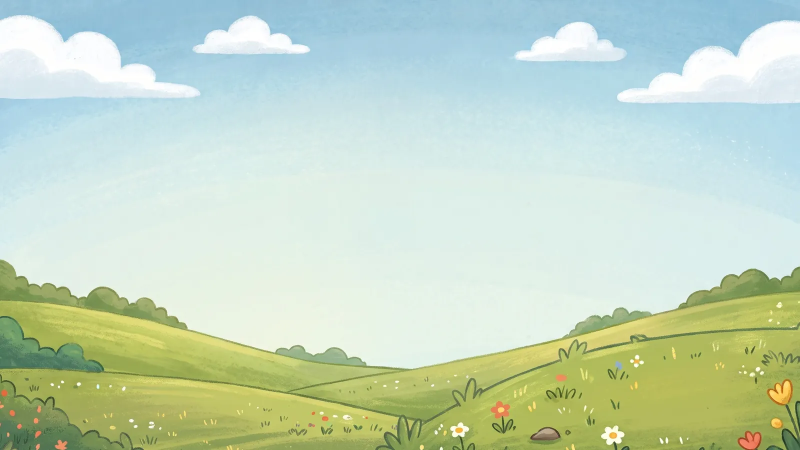
#> input picture aircar/img/bg_sky.webp, 1600 x 900 px (shown at 1/2 size)
$ python -i process_images.py   (imports and definitions only)
#> lines starting #> are read from the running program, lines starting #| are printed output that depends on the picture; after the words box and inside, x2 and y2 are one past the last pixel; in counts of white or black regions, pixels touching at a corner belong together
#> further down, picture is the input picture: PIL image 1600x900 RGB; mean R, G, B 196.3, 215.3, 192.9
"""Convert raw Gemini downloads (_raw/) into web-ready assets.

Pages  -> <book>/img/pNN.webp  (1600px wide, WebP)
Sprites-> <book>/img/<name>.png (white background removed by edge flood-fill)

usage: python tools/process_images.py          (every book)
       python tools/process_images.py flight   (one _raw/ folder only)
"""
from collections import deque
from pathlib import Path

from PIL import Image, ImageFilter

ROOT = Path(__file__).resolve().parent.parent
RAW = ROOT / "_raw"

BOOKS = {"dino": "dinosaurs", "planet": "planets", "immune": "immune", "space": "planets", "currents": "currents", "aircar": "aircar", "flight": "flight", "tsa": "songshan", "paris": "paris", "typhoon": "typhoon", "mercury": "mercury", "spoonbill": "spoonbill", "phobos": "phobos", "taipei101": "taipei101", "meiji": "meiji"}
# sprite name -> max size (px)
SPRITES = {"asteroid": 360, "boss": 520, "tower": 760, "mercury_big": 820}
# sprite sheets cut into boxes: name -> {out_name: (l, t, r, b) as fractions}
_c = lambda col, row: (col / 3, row / 3, (col + 1) / 3, (row + 1) / 3)
SHEETS: dict = {
    "planets": {
        "mercury": (_c(0, 0), 220), "venus": (_c(1, 0), 220), "earth": (_c(2, 0), 220),
        "moon": (_c(0, 1), 220), "mars": (_c(1, 1), 220), "jupiter": (_c(2, 1), 220),
        "saturn": (_c(0, 2), 260), "uranus": (_c(1, 2), 220), "neptune": (_c(2, 2), 220),
    },
    "vehicles": {"jet": ((0, 0, .5, 1), 320), "rocket": ((.5, 0, 1, 1), 320)},
    # immune book: 2x2 heroes, 3x2 viruses (labels under each are dropped: largest blob wins), 4x3 foods
    "heroes": {n: ((c / 2, r / 2, (c + 1) / 2, (r + 1) / 2), 300) for n, c, r in
               [("neo", 0, 0), ("max", 1, 0), ("bella", 0, 1), ("tcell", 1, 1)]},
    "viruses": {n: ((c / 3, r / 2, (c + 1) / 3, (r + 1) / 2), 220 if n != "mega" else 300) for n, c, r in
                [("sniffle", 0, 0), ("zippy", 1, 0), ("flu", 2, 0), ("tummy", 0, 1), ("armor", 1, 1), ("mega", 2, 1)]},
    "foods": {n: ((c / 4, r / 3, (c + 1) / 4, (r + 1) / 3), 160) for n, c, r in
              [("orange", 0, 0), ("strawberry", 1, 0), ("kiwi", 2, 0), ("pepper", 3, 0),
               ("carrot", 0, 1), ("broccoli", 1, 1), ("spinach", 2, 1), ("sweetpotato", 3, 1),
               ("peas", 0, 2), ("banana", 1, 2), ("lollipop", 2, 2), ("soda", 3, 2)]},
    # space clean-up game (planets book)
    "junk": {n: ((c / 3, r / 3, (c + 1) / 3, (r + 1) / 3), 200) for n, c, r in
             [("sat", 0, 0), ("panel", 1, 0), ("bolt", 2, 0), ("tank", 0, 1), ("glove", 1, 1), ("wrench", 2, 1),
              ("camera", 0, 2), ("dish", 1, 2), ("cables", 2, 2)]},
    "rocks": {"rock_big": ((0, 0, 1 / 3, .5), 280), "rock_med": ((1 / 3, 0, 2 / 3, .5), 200), "rock_small": ((2 / 3, 0, 1, .4), 120),
              "rock_metal": ((0, .5, 1 / 3, 1), 240), "ice": ((1 / 3, .5, 2 / 3, 1), 140), "comet": ((2 / 3, .4, 1, 1), 380)},
    "items": {n: ((c / 3, r / 2, (c + 1) / 3, (r + 1) / 2), 220) for n, c, r in
              [("ufo", 0, 0), ("buddy", 1, 0), ("shield", 2, 0), ("dust", 0, 1), ("magnet", 1, 1), ("power", 2, 1)]},
    # damaged meteors = the game's mid/large "enemy ships" (the big one has a broken second stage)
    "cracks": {"crack_m": ((0, 0, .5, .5), 300), "crack_l": ((.5, 0, 1, .5), 420),
               "crack_l2": ((0, .5, .5, 1), 420), "crack_ice": ((.5, .5, 1, 1), 300)},
    # ocean currents book + Ride the Current! game (top-down sprites point up)
    "cast": {n: ((c / 3, r / 2, (c + 1) / 3, (r + 1) / 2), s) for n, c, r, s in
             [("kai", 0, 0, 320), ("mo", 1, 0, 320), ("mo_top", 2, 0, 240),
              ("pal", 0, 1, 240), ("dolphin", 1, 1, 240), ("flyfish", 2, 1, 220)]},
    "sea": {n: ((c / 3, r / 2, (c + 1) / 3, (r + 1) / 2), s) for n, c, r, s in
            [("mullet", 0, 0, 150), ("seagrass", 1, 0, 160), ("shell", 2, 0, 120),
             ("bag", 0, 1, 160), ("bottle", 1, 1, 140), ("net", 2, 1, 220)]},
    "big": {"boat": ((0, 0, .5, .5), 300), "bignet": ((.5, 0, 1, .5), 460),
            "log": ((0, .5, .5, 1), 260), "sargassum": ((.5, .5, 1, 1), 240)},
    # air car book + Blast Racer! (side-view sprites face right)
    "sheet_cast": {n: ((c / 3, r / 2, (c + 1) / 3, (r + 1) / 2), s) for n, c, r, s in
                   [("zip", 0, 0, 360), ("dash", 1, 0, 360), ("rio", 2, 0, 300),
                    ("drone", 0, 1, 240), ("pump", 1, 1, 300), ("truck", 2, 1, 420)]},
    "cone": {"cone": ((0, 0, .5, 1), 160)},
    # airplane book + Sky Pilot! (side views face right)
    "sheet_flight": {n: ((c / 3, r / 2, (c + 1) / 3, (r + 1) / 2), s) for n, c, r, s in
                     [("lin", 0, 0, 320), ("poppy", 1, 0, 400), ("poppy_front", 2, 0, 400),
                      ("jet", 0, 1, 420), ("cloud", 1, 1, 256), ("balloon", 2, 1, 260)]},
    "islands": {n: ((c / 3, r / 2, (c + 1) / 3, (r + 1) / 2), 440) for n, c, r in
                [("is_lanyu", 0, 0), ("is_green", 1, 0), ("is_turtle", 2, 0),
                 ("is_penghu", 0, 1), ("is_harbor", 1, 1), ("is_palm", 2, 1)]},
}
# per-book sheets that reuse a sheet name (Songshan Airport book + Sky Rescue!: side views face right, top-down views point up)
SHEETS_BY_BOOK = {
    "tsa": {
        "sheet_cast": {n: ((c / 3, r / 2, (c + 1) / 3, (r + 1) / 2), s) for n, c, r, s in
                       [("anan", 0, 0, 320), ("jetty", 1, 0, 420), ("jetty_top", 2, 0, 300),
                        ("whirly", 0, 1, 400), ("whirly_top", 1, 1, 300), ("ambulance", 2, 1, 320)]},
        "sheet_items": {n: ((c / 3, r / 2, (c + 1) / 3, (r + 1) / 2), s) for n, c, r, s in
                        [("storm", 0, 0, 360), ("cloud", 1, 0, 320), ("gulls", 2, 0, 220),
                         ("nurse", 0, 1, 260), ("grandma", 1, 1, 300), ("cooler", 2, 1, 160)]},
    },
    # Paris book + Cathedral Builders! (4 x 2 sheet; the gargoyle spout faces right)
    "paris": {
        "sheet_paris": {n: ((c / 4, r / 2, (c + 1) / 4, (r + 1) / 2), s) for n, c, r, s in
                        [("lea", 0, 0, 340), ("gus", 1, 0, 300), ("garg", 2, 0, 220), ("pigeon", 3, 0, 160),
                         ("window", 0, 1, 320), ("rooster", 1, 1, 200), ("cloud", 2, 1, 340), ("lea_wave", 3, 1, 340)]},
    },
    # typhoon book + Typhoon Chasers! (Swoop's side view faces right, its top-down view points up)
    "typhoon": {
        "sheet_cast": {n: ((c / 3, r / 2, (c + 1) / 3, (r + 1) / 2), s) for n, c, r, s in
                       [("mei", 0, 0, 320), ("swoop", 1, 0, 420), ("swoop_top", 2, 0, 300),
                        ("sonde", 0, 1, 200), ("mei_light", 1, 1, 320), ("grandpa", 2, 1, 320)]},
        "sheet_home": {n: ((c / 4, r / 3, (c + 1) / 4, (r + 1) / 3), 200) for n, c, r in
                       [("pot", 0, 0), ("tree", 1, 0), ("bike", 2, 0), ("chair", 3, 0),
                        ("chime", 0, 1), ("bin", 1, 1), ("umbrella", 2, 1), ("laundry", 3, 1),
                        ("flashlight", 0, 2), ("water", 1, 2), ("radio", 2, 2), ("cans", 3, 2)]},
    },
    # Mercury book + Mercury Mission! (the stacks lie sideways and point right)
    "mercury": {
        "sheet_cast": {n: ((c / 3, r / 2, (c + 1) / 3, (r + 1) / 2), s) for n, c, r, s in
                       [("bepi", 0, 0, 360), ("mio", 1, 0, 260), ("stack", 2, 0, 460),
                        ("stack2", 0, 1, 400), ("mtm", 1, 1, 380), ("cone", 2, 1, 200)]},
    },
    # black-faced spoonbill book + Spoonbill Journey! (side views face right; the flying view points up)
    "spoonbill": {
        "sheet_cast": {n: ((c / 4, r / 2, (c + 1) / 4, (r + 1) / 2), s) for n, c, r, s in
                       [("bomi", 0, 0, 320), ("bomi_sweep", 1, 0, 320), ("bomi_fly", 2, 0, 300), ("bomi_spring", 3, 0, 320),
                        ("fish", 0, 1, 140), ("shrimp", 1, 1, 110), ("ting", 2, 1, 300), ("agong", 3, 1, 300)]},
    },
    # Phobos book + Moon Scoop! (Gemini added name labels under each sticker: the boxes stop above them)
    "phobos": {
        "sheet_cast": {n: ((c / 4, r * 0.5, (c + 1) / 4, r * 0.5 + (0.40 if r == 0 else 0.42)), s) for n, c, r, s in
                       [("emmy", 0, 0, 360), ("emmy_fire", 1, 0, 360), ("idefix", 2, 0, 240), ("capsule", 3, 0, 200),
                        ("chute", 0, 1, 300), ("moon", 1, 1, 300), ("riku", 2, 1, 300), ("boulder", 3, 1, 180)]},
    },
    # Taipei 101 book + Steady Tower!
    "taipei101": {
        "sheet_cast": {n: ((c / 4, r / 2, (c + 1) / 4, (r + 1) / 2), s) for n, c, r, s in
                       [("bao", 0, 0, 320), ("bao_brave", 1, 0, 320), ("yuyu", 2, 0, 300), ("yuyu_cheer", 3, 0, 300),
                        ("tea", 0, 1, 160), ("cloud", 1, 1, 260), ("worker", 2, 1, 300), ("dad", 3, 1, 300)]},
    },
    # Meiji Bridge book + Bridge Puzzle! (the egret in the sheet is white on white, so it is not cut out)
    "meiji": {
        "sheet_cast": {n: ((c / 4, r / 2, (c + 1) / 4, (r + 1) / 2), s) for n, c, r, s in
                       [("hao", 0, 0, 300), ("hao_cheer", 1, 0, 300), ("ama", 2, 0, 300), ("lamp", 3, 0, 320),
                        ("truck", 0, 1, 260), ("boat", 1, 1, 240), ("engineer", 3, 1, 300)]},
    },
}
# sprites that must face right but were drawn facing left
FLIP = {"rocket", "ambulance", "jetty", "bomi_spring"}
# sprites made of several blobs (a cloud and its lightning bolt, a flock of birds): keep every blob in the box
MULTI = {"storm", "gulls", "sonde", "chime", "water", "stack", "stack2", "emmy_fire", "chute", "cloud"}
# round sprites (a whole planet): cut with a circle that fits the shape, so a bright rim is not eaten by the white flood-fill
CIRCLE = {"mercury_big"}
# see-through sprites (nets): white holes inside the shape are cleared too
HOLES = {"net", "bignet", "bike", "chair", "laundry"}


# [79 lines left out: functions page, cutout, sheet_sprites, not called in this run]


def circle_cut(im: Image.Image) -> Image.Image:
    """Crop to the non-white shape and keep only the circle inside that box."""
    from PIL import ImageDraw
    g = im.convert("L").point(lambda v: 255 if v < 235 else 0)
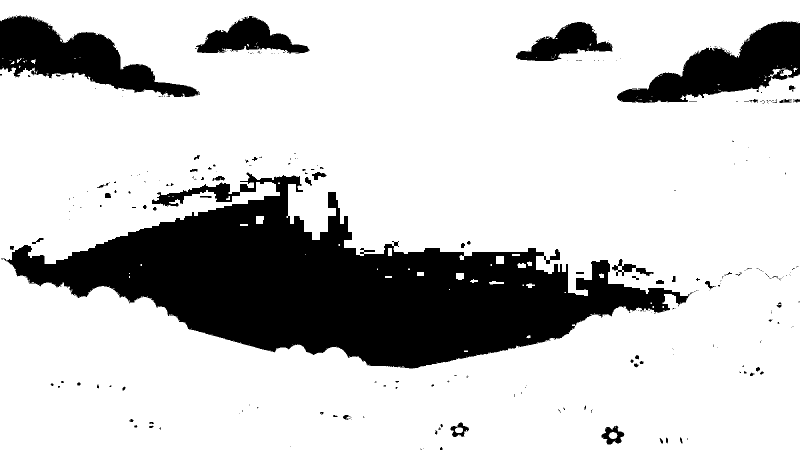
#> g: PIL image 1600x900 L (shown at 1/2 size); 78.7% white; 320 black regions (251 under 20 px), largest, box (x1, y1, x2, y2) and area: (2, 345, 1387, 738) 229156, (0, 31, 400, 194) 27411, (1234, 42, 1600, 206) 27200
    l, t, r, b = g.getbbox()
#> l = 0; t = 0; r = 1600; b = 900
    im = im.crop((l, t, r, b)).convert("RGBA")
    m = Image.new("L", im.size, 0)
#> m: PIL image 1600x900 L; every value is 0
    ImageDraw.Draw(m).ellipse((1, 1, im.width - 2, im.height - 2), fill=255)
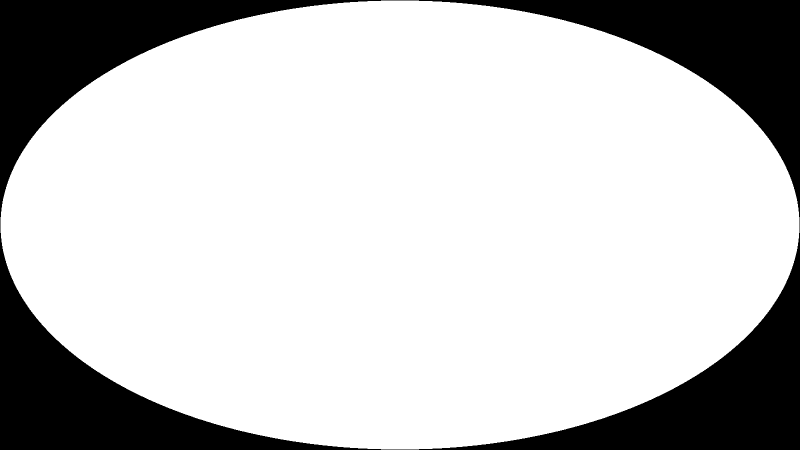
#> m: PIL image 1600x900 L (shown at 1/2 size); 78.3% white; 1 black region, box (x1, y1, x2, y2) and area: (0, 0, 1600, 900) 313028
    im.putalpha(m.filter(ImageFilter.GaussianBlur(1)))
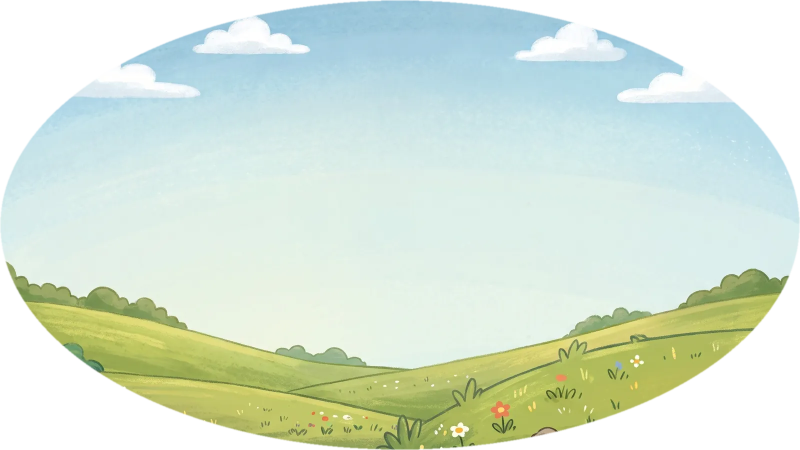
#> im: PIL image 1600x900 RGBA (shown at 1/2 size); mean R, G, B, A 196.3, 215.3, 192.9, 199.6; transparent parts drawn white
    return im


# [42 lines left out: functions sprite, main, not called in this run]


# [2 lines not run here, left out]

>>> from PIL import Image
>>> picture = Image.open('../aircar/img/bg_sky.webp')
>>> result = circle_cut(picture)

$ run again, on aircar/img/drone.webp
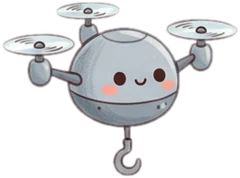
#> input picture aircar/img/drone.webp, 240 x 178 px
#> picture is the input picture: PIL image 240x178 RGBA; mean R, G, B, A 85.2, 85.6, 87, 85.1
#> in circle_cut, `g = im.convert("L").point(lambda v: 255 if v < 235 else 0)`:
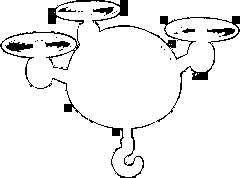
#> g: PIL image 240x178 L; 93.7% white; 36 black regions (24 under 20 px), largest, box (x1, y1, x2, y2) and area: (156, 16, 240, 122) 629, (48, 0, 176, 49) 624, (89, 119, 155, 178) 344
#> l = 0; r = 240; b = 178
#> in circle_cut, `im.putalpha(m.filter(ImageFilter.GaussianBlur(1)))`:
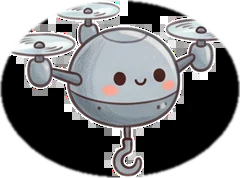
#> im: PIL image 240x178 RGBA; mean R, G, B, A 85.2, 85.6, 87, 196.2; transparent parts drawn white

$ run again, on aircar/img/p01.webp
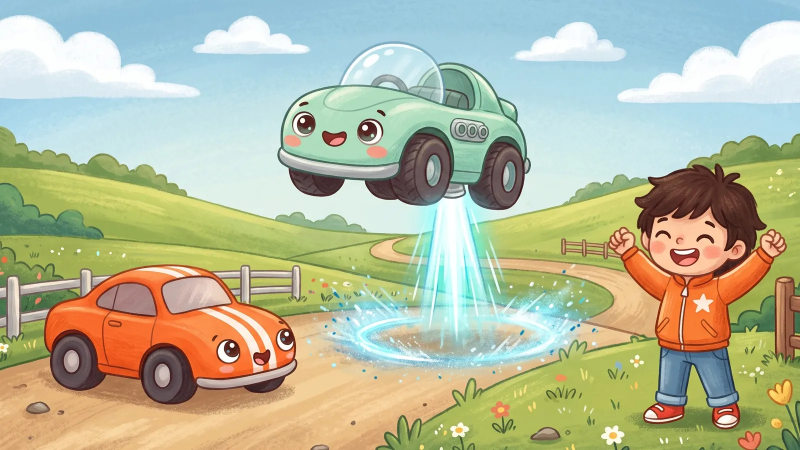
#> input picture aircar/img/p01.webp, 1600 x 900 px (shown at 1/2 size)
#> picture is the input picture: PIL image 1600x900 RGB; mean R, G, B 181.5, 185.2, 155.9
#> in circle_cut, `g = im.convert("L").point(lambda v: 255 if v < 235 else 0)`:
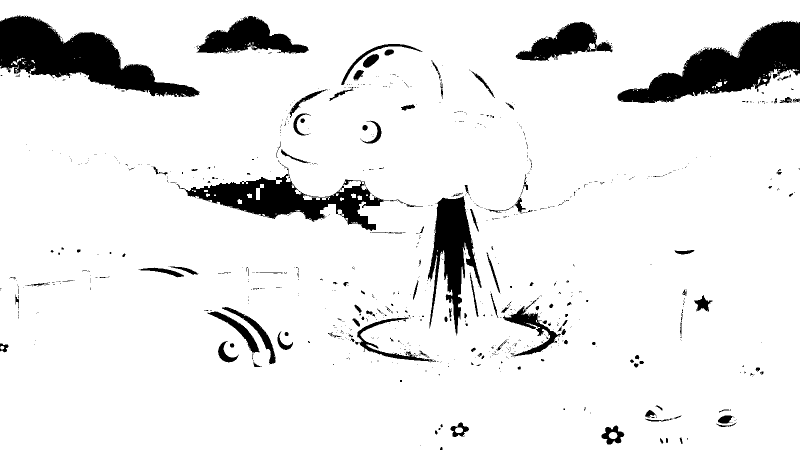
#> g: PIL image 1600x900 L (shown at 1/2 size); 91.3% white; 951 black regions (817 under 20 px), largest, box (x1, y1, x2, y2) and area: (0, 31, 399, 194) 27431, (1235, 41, 1600, 206) 26062, (353, 348, 778, 462) 17485
#> l = 0; r = 1600; b = 900
#> in circle_cut, `im.putalpha(m.filter(ImageFilter.GaussianBlur(1)))`:
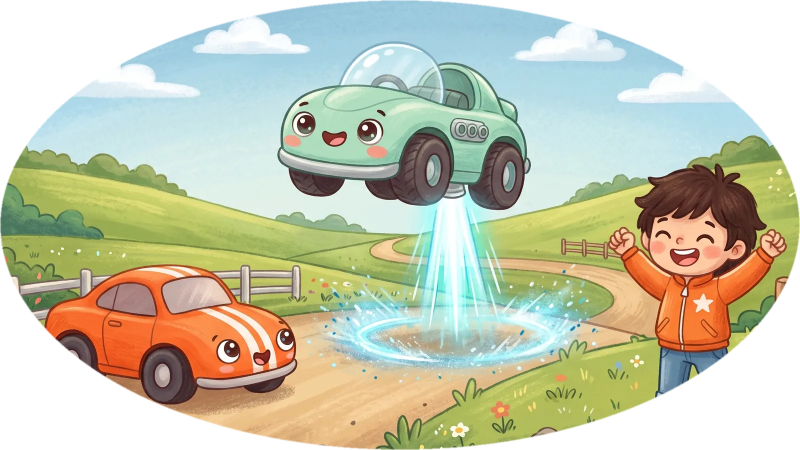
#> im: PIL image 1600x900 RGBA (shown at 1/2 size); mean R, G, B, A 181.5, 185.2, 155.9, 199.6; transparent parts drawn white
